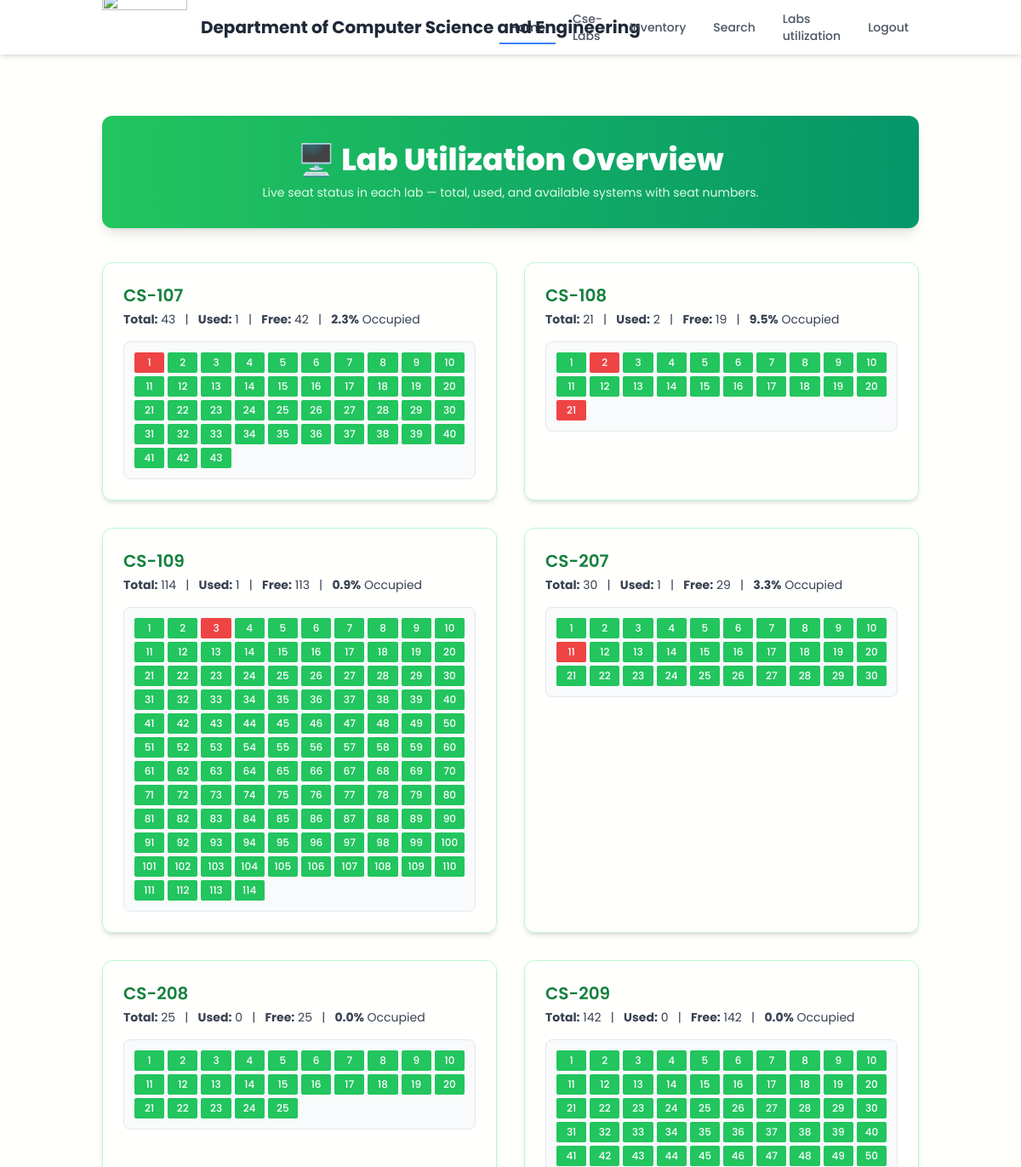
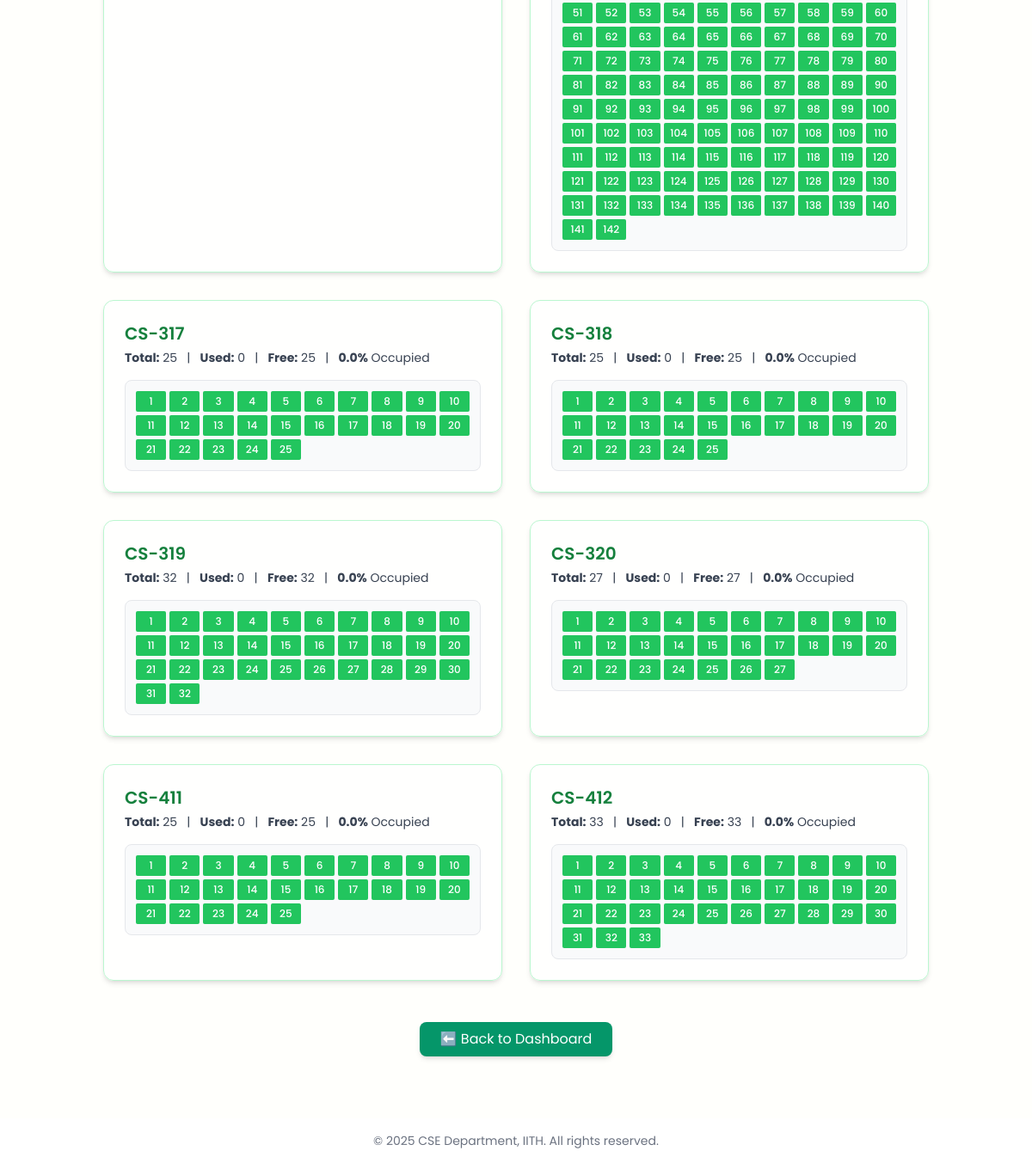
Screenshot of /utilization with the database file from the repository (2 pictures, top to bottom).
### models.py (models this page shows)
class Workstation(db.Model):
    id = db.Column(db.Integer, primary_key=True)
    name = db.Column(db.String(100))
    roll = db.Column(db.String(20))
    course = db.Column(db.String(20))
    year = db.Column(db.String(10))
    faculty = db.Column(db.String(100))
    staff_incharge = db.Column(db.String(100))
    email = db.Column(db.String(100))
    phone = db.Column(db.String(20))
    room_lab_name = db.Column(db.String(50))
    cubicle_no = db.Column(db.String(10))
    manufacturer = db.Column(db.String(100))
    otherManufacturer = db.Column(db.String(100))
    model = db.Column(db.String(100))
    serial = db.Column(db.String(100))
    os = db.Column(db.String(50))
    otherOs = db.Column(db.String(50))
    processor = db.Column(db.String(100))
    cores = db.Column(db.String(10))
    ram = db.Column(db.String(20))
    otherRam = db.Column(db.String(20))
    storage_type1 = db.Column(db.String(50))
    storage_capacity1 = db.Column(db.String(20))
    storage_type2 = db.Column(db.String(50))
    storage_capacity2 = db.Column(db.String(20))
    gpu = db.Column(db.String(100))
    vram = db.Column(db.String(10))
    issue_date = db.Column(db.String(20))
    system_required_till = db.Column(db.String(20))
    po_date = db.Column(db.String(20))
    source_of_fund = db.Column(db.String(100))
    keyboard_provided = db.Column(db.String(10))
    keyboard_details = db.Column(db.String(100))
    mouse_provided = db.Column(db.String(10))
    mouse_details = db.Column(db.String(100))
    monitor_provided = db.Column(db.String(20))
    monitor_details = db.Column(db.String(100))
    monitor_size = db.Column(db.String(10))
    monitor_serial = db.Column(db.String(100))

### app.py (the view)
@app.route("/utilization")
def utilization():
    all_records = Workstation.query.all()
    lab_capacities = {
        "CS-107": 43,
        "CS-108": 21,
        "CS-109": 114,
        "CS-207": 30,
        "CS-208": 25,
        "CS-209": 142,
        "CS-317": 25,
        "CS-318": 25,
        "CS-319": 32,
        "CS-320": 27,
        "CS-411": 25,
        "CS-412": 33
    }
    lab_counts = defaultdict(int)
    used_seats_map = defaultdict(list)
    for r in all_records:
        lab_counts[r.room_lab_name] += 1
        try:
            seat_no = int(r.cubicle_no)
            hover_name = "Occupied"
            if r.name and r.roll:
                hover_name = f"{r.name} ({r.roll})"
            elif r.name:
                hover_name = r.name
            elif r.roll:
                hover_name = r.roll
            used_seats_map[r.room_lab_name].append((seat_no, hover_name))
        except (ValueError, TypeError):
            pass  # Invalid seat number; skip
    lab_stats = {}
    for lab, total in lab_capacities.items():
        used = lab_counts.get(lab, 0)
        available = total - used
        used_seats = dict(used_seats_map.get(lab, []))  # {seat_no: hover_text}
        lab_stats[lab] = {
            "total": total,
            "used": used,
            "available": available,
            "used_seats": used_seats
        }
    return render_template("utilization.html", lab_stats=lab_stats)

### templates/utilization.html (shortened to what this page needs)
{% extends "login_home.html" %}
{% block content %}
<div class="max-w-7xl mx-auto py-12 px-4">
  <div class="bg-gradient-to-r from-green-500 to-emerald-600 rounded-xl shadow-lg py-8 px-6 mb-10 text-center">
    <h2 class="text-4xl font-extrabold text-white mb-2">🖥️ Lab Utilization Overview</h2>
    <p class="text-green-100 text-sm">Live seat status in each lab — total, used, and available systems with seat numbers.</p>
  </div>
  <div class="grid grid-cols-1 sm:grid-cols-2 gap-8">
    {% for lab, stats in lab_stats.items() %}
    <div class="bg-white/80 border border-green-200 rounded-xl shadow-md p-6 hover:shadow-lg transition duration-300">
      <div class="mb-4">
        <h3 class="text-xl font-semibold text-green-700 mb-1">{{ lab }}</h3>
        <div class="text-sm text-gray-700">
          <strong>Total:</strong> {{ stats.total }} &nbsp; | &nbsp;
          <strong>Used:</strong> {{ stats.used }} &nbsp; | &nbsp;
          <strong>Free:</strong> {{ stats.available }} &nbsp; | &nbsp;
          <strong>{{ (stats.used / stats.total * 100) | round(1) if stats.total else 0 }}%</strong> Occupied
        </div>
      </div>
      <div class="border rounded-lg p-3 bg-gray-50">
        <div class="grid grid-cols-10 gap-1 text-center text-xs font-medium">
          {% for i in range(1, stats.total + 1) %}
            {% if i in stats.used_seats %}
              <div class="bg-red-500 text-white rounded-sm py-1" title="Occupied Seat {{ i }}">{{ i }}</div>
            {% else %}
              <div class="bg-green-500 text-white rounded-sm py-1" title="Available Seat {{ i }}">{{ i }}</div>
            {% endif %}
          {% endfor %}
        </div>
      </div>
    </div>
    {% endfor %}
  </div>
  <div class="mt-12 text-center">
    <a href="/login_home" class="inline-block bg-emerald-600 hover:bg-emerald-700 text-white px-6 py-2 rounded-lg shadow-md transition">
      ⬅️ Back to Dashboard
    </a>
  </div>
</div>
{% endblock %}

### templates/login_home.html (shortened to what this page needs)
<!DOCTYPE html>
<html lang="en">
<head>
  <script src="https://cdn.tailwindcss.com"></script>
  <link href="https://cdn.jsdelivr.net/npm/tailwindcss@2.2.19/dist/tailwind.min.css" rel="stylesheet">
</head>
<body>
  <div class="min-h-screen flex flex-col">
    <nav class="bg-white shadow-md sticky top-0 z-50">
      <div class="container mx-auto px-4 sm:px-6 lg:px-8">
        <div class="flex justify-between h-16">
          <div class="flex items-center">
            <div class="flex-shrink-0 flex items-center">
              <img src="https://iith.ac.in/assets/images/logo.png" height="80" width="100"/>
              <span class="ml-4 text-xl font-bold text-gray-800">Department of Computer Science and Engineering</span>
            </div>
          </div>
          <div class="hidden md:flex md:items-center md:space-x-2">
            <a href="/login_home" class="nav-link active text-gray-800 hover:text-blue-600 px-3 py-2 text-sm font-medium transition-colors duration-200">Home</a>
            <a href="/cse_labs" class="nav-link text-gray-600 hover:text-blue-600 px-3 py-2 text-sm font-medium transition-colors duration-200">Cse-Labs</a>
            <a href="/inventory" class="nav-link text-gray-600 hover:text-blue-600 px-3 py-2 text-sm font-medium transition-colors duration-200">Inventory</a>
            <a href="/search" class="nav-link text-gray-600 hover:text-blue-600 px-3 py-2 text-sm font-medium transition-colors duration-200">Search</a>
            <a href="/utilization" class="nav-link text-gray-600 hover:text-blue-600 px-3 py-2 text-sm font-medium transition-colors duration-200">Labs utilization</a>
             <a href="/logout" class="nav-link text-gray-600 hover:text-blue-600 px-3 py-2 text-sm font-medium transition-colors duration-200">Logout</a>
          </div>
        </div>
      </div>
    </nav>
    <main class="flex-grow container mx-auto px-4 py-6">
      {% block content %}{% endblock %}
    </main>
    <footer class="bg-white text-center py-4 text-gray-500 text-sm">
      © {{ current_year or "2025" }} CSE Department, IITH. All rights reserved.
    </footer>
  </div>
</body>
</html>

### templates/login_home.html (style rules this page uses)
body { font-family: 'Poppins', sans-serif; background-color: #fffffc; }
.nav-link { position: relative; }
.nav-link::after { content: ''; position: absolute; width: 0; height: 2px; bottom: -2px; left: 0; background-color: #3b82f6; transition: width 0.3s ease; }
.nav-link:hover::after, .nav-link.active::after { width: 100%; }

### rows the page displays
Workstation: room_lab_name "CS-107", total "43", used "1", available "42", used "2.3", i "1", i "2" "3" "4" "5" "6" "7" "8" "9" "10" "11" "12" "13" "14" "15" "16" "17" "18" "19" "20" "21" "22" "23" "24" "25" "26" "27" "28" "29" "30" "31" "32" "33" "34" "35" "36" "37" "38" "39" "40" "41" "42" "43"

### other values shown
{{ lab }} "CS-108" "CS-109" "CS-207" "CS-208" "CS-209" "CS-317" "CS-318" "CS-319" "CS-320" "CS-411" "CS-412"
{{ stats.total }} "21" "114" "30" "25" "142" "25" "25" "32" "27" "25" "33"
{{ stats.used }} "2" "1" "1" "0" "0" "0" "0" "0" "0" "0" "0"
{{ stats.available }} "19" "113" "29" "25" "142" "25" "25" "32" "27" "25" "33"
{{ (stats.used / stats.total * 100) | round(1) if stats.total else 0 }} "9.5" "0.9" "3.3" "0.0" "0.0" "0.0" "0.0" "0.0" "0.0" "0.0" "0.0"
{{ i }} "1" "3" "4" "5" "6" "7" "8" "9" "10" "11" "12" "13" "14" "15" "16" "17" "18" "19" "20" "1" "2" "4" "5" "6" "7" "8" "9" "10" "11" "12" "13" "14" "15" "16" "17" "18" "19" "20" "21" "22" "23" "24" "25" "26" "27" "28" "29" "30" "31" "32" "33" "34" "35" "36" "37" "38" "39" "40" "41" "42" "43" "44" "45" "46" "47" "48" "49" "50" "51" "52" "53" "54" "55" "56" "57" "58" "59" "60" "61" "62" "63" "64" "65" "66" "67" "68" "69" "70" "71" "72" "73" "74" "75" "76" "77" "78" "79" "80" "81" "82" "83" "84" "85" "86" "87" "88" "89" "90" "91" "92" "93" "94" "95" "96" "97" "98" "99" "100" "101" "102" "103" "104" "105" "106" "107" "108" "109" "110" "111" "112" "113" "114" "1" "2" "3" "4" "5" "6" "7" "8" "9" "10" "12" "13" "14" "15" "16" "17" "18" "19" "20" "21" "22" "23" "24" "25" "26" "27" "28" "29" "30" "1" "2" "3" "4" "5" "6" "7" "8" "9" "10" "11" "12" "13" "14" "15" "16" "17" "18" "19" "20" "21" "22" "23" "24" "25" "1" "2" "3" "4" "5" "6" "7" "8" "9" "10" "11" "12" "13" "14" "15" "16" "17" "18" "19" "20" "21" "22" "23" "24" "25" "26" "27" "28" "29" "30" "31" "32" "33" "34" "35" "36" "37" "38" "39" "40" "41" "42" "43" "44" "45" "46" "47" "48" "49" "50" "51" "52" "53" "54" "55" "56" "57" "58" "59" "60" "61" "62" "63" "64" "65" "66" "67" "68" "69" "70" "71" "72" "73" "74" "75" "76" "77" "78" "79" "80" "81" "82" "83" "84" "85" "86" "87" "88" "89" "90" "91" "92" "93" "94" "95" "96" "97" "98" "99" "100" "101" "102" "103" "104" "105" "106" "107" "108" "109" "110" "111" "112" "113" "114" "115" "116" "117" "118" "119" "120" "121" "122" "123" "124" "125" "126" "127" "128" "129" "130" "131" "132" "133" "134" "135" "136" "137" "138" "139" "140" "141" "142" "1" "2" "3" "4" "5" "6" "7" "8" "9" "10" "11" "12" "13" "14" "15" "16" "17" "18" "19" "20" "21" "22" "23" "24" "25" "1" "2" "3" "4" "5" "6" "7" "8" "9" "10" "11" "12" "13" "14" "15" "16" "17" "18" "19" "20" "21" "22" "23" "24" "25" "1" "2" "3" "4" "5" "6" "7" "8" "9" "10" "11" "12" "13" "14" "15" "16" "17" "18" "19" "20" "21" "22" "23" "24" "25" "26" "27" "28" "29" "30" "31" "32" "1" "2" "3" "4" "5" "6" "7" "8" "9" "10" "11" "12" "13" "14" "15" "16" "17" "18" "19" "20" "21" "22" "23" "24" "25" "26" "27" "1" "2" "3" "4" "5" "6" "7" "8" "9" "10" "11" "12" "13" "14" "15" "16" "17" "18" "19" "20" "21" "22" "23" "24" "25" "1" "2" "3" "4" "5" "6" "7" "8" "9" "10" "11" "12" "13" "14" "15" "16" "17" "18" "19" "20" "21" "22" "23" "24" "25" "26" "27" "28" "29" "30" "31" "32" "33"
{{ i }} "2" "21" "3" "11"
{{ current_year or "2025" }} "2025"
